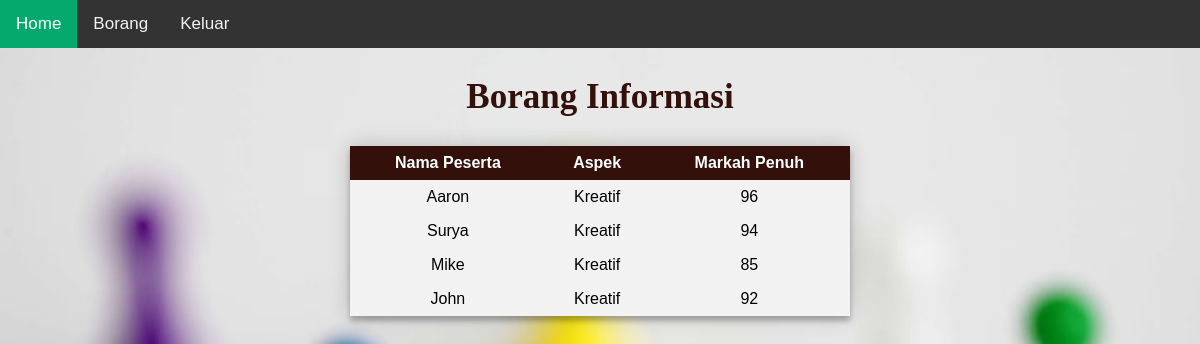
/borang.php, run on the app's committed database.
### tables this page shows
CREATE TABLE `info_peserta` (
  `ID` int(10) UNSIGNED NOT NULL,
  `Nama` text NOT NULL,
  `Aspek` text NOT NULL,
  `Markah_Penuh` int(50) NOT NULL
);

### borang.php (the view)
<?php
  include_once('db.php');
  $query="SELECT * FROM info_peserta;";
  $result= mysqli_query($conn, $query);
?>
<body>
  <link href="style/HOME.CSS" rel="stylesheet">
  <link href="style/header.css" rel="stylesheet">
  <div class="topnav">
      <a class="active" href="HOME-PESERTA.php">Home</a>
      <a href="borang.php">Borang</a>
      <a href="index.php">Keluar</a>
  </div>
  <h2>Borang Informasi</h2>
    <table>
      <tr>
        <th>Nama Peserta</th>
        <th>Aspek</th>
        <th>Markah Penuh</th>
      </tr>
      <?php
        while($row=mysqli_fetch_assoc($result))
        {
      ?>
        <tr>
          <td><?php echo $row['Nama'] ?></td>
          <td><?php echo $row['Aspek'] ?></td>
          <td><?php echo $row['Markah_Penuh'] ?></td>
        </tr>
      <?php
        }
      ?>
    </table>
</body>

### style/header.css (style rules this page uses)
body { margin: 0; font-family: Arial, Helvetica, sans-serif; }
.topnav { overflow: hidden; background-color: #333; }
.topnav a { float: left; color: #f2f2f2; text-align: center; padding: 14px 16px; text-decoration: none; font-size: 17px; }
.topnav a.active { background-color: #04AA6D; color: white; }

### data on the page
info_peserta: Nama "Aaron", Aspek "Kreatif", Markah_Penuh "96"
info_peserta: Nama "Surya", Aspek "Kreatif", Markah_Penuh "94"
info_peserta: Nama "Mike", Aspek "Kreatif", Markah_Penuh "85"
info_peserta: Nama "John", Aspek "Kreatif", Markah_Penuh "92"
